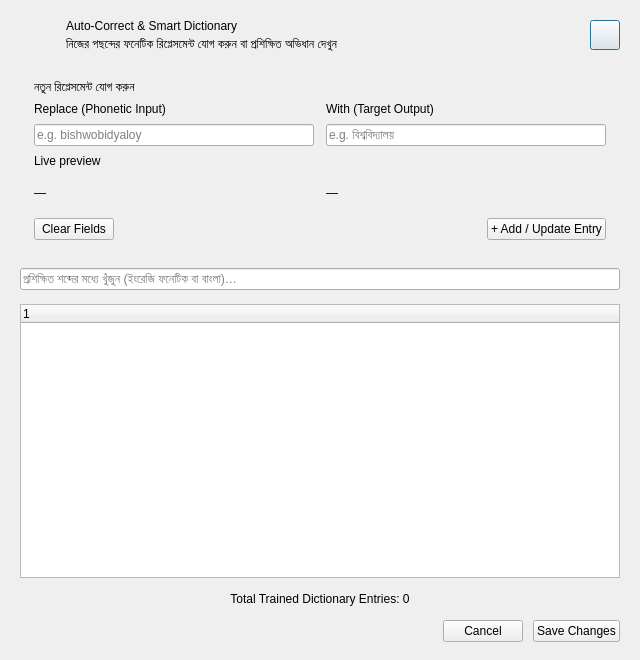
<?xml version="1.0" encoding="UTF-8"?>
<ui version="4.0">
 <class>AutoCorrectDialog</class>
 <widget class="QDialog" name="AutoCorrectDialog">
  <property name="geometry">
   <rect>
    <x>0</x>
    <y>0</y>
    <width>640</width>
    <height>660</height>
   </rect>
  </property>
  <property name="minimumSize">
   <size>
    <width>560</width>
    <height>560</height>
   </size>
  </property>
  <property name="windowTitle">
   <string>MatraKi - Auto-Correct Dictionary</string>
  </property>
  <layout class="QVBoxLayout" name="outerLayout">
   <property name="spacing">
    <number>0</number>
   </property>
   <property name="leftMargin">
    <number>0</number>
   </property>
   <property name="topMargin">
    <number>0</number>
   </property>
   <property name="rightMargin">
    <number>0</number>
   </property>
   <property name="bottomMargin">
    <number>0</number>
   </property>
   <item>
    <widget class="QFrame" name="root">
     <layout class="QVBoxLayout" name="rootLayout">
      <property name="spacing">
       <number>14</number>
      </property>
      <property name="leftMargin">
       <number>20</number>
      </property>
      <property name="topMargin">
       <number>18</number>
      </property>
      <property name="rightMargin">
       <number>20</number>
      </property>
      <property name="bottomMargin">
       <number>18</number>
      </property>
      <item>
       <layout class="QHBoxLayout" name="headerLayout">
        <property name="spacing">
         <number>12</number>
        </property>
        <item>
         <widget class="QLabel" name="logoSlot">
          <property name="minimumSize">
           <size>
            <width>34</width>
            <height>34</height>
           </size>
          </property>
          <property name="maximumSize">
           <size>
            <width>34</width>
            <height>34</height>
           </size>
          </property>
          <property name="text">
           <string/>
          </property>
         </widget>
        </item>
        <item>
         <layout class="QVBoxLayout" name="headerTextLayout">
          <property name="spacing">
           <number>2</number>
          </property>
          <item>
           <widget class="QLabel" name="lblHeaderTitle">
            <property name="text">
             <string>Auto-Correct &amp; Smart Dictionary</string>
            </property>
           </widget>
          </item>
          <item>
           <widget class="QLabel" name="lblHeaderSub">
            <property name="text">
             <string>নিজের পছন্দের ফনেটিক রিপ্লেসমেন্ট যোগ করুন বা প্রশিক্ষিত অভিধান দেখুন</string>
            </property>
           </widget>
          </item>
         </layout>
        </item>
        <item>
         <spacer name="headerSpacer">
          <property name="orientation">
           <enum>Qt::Horizontal</enum>
          </property>
          <property name="sizeHint" stdset="0">
           <size>
            <width>40</width>
            <height>20</height>
           </size>
          </property>
         </spacer>
        </item>
        <item>
         <widget class="QPushButton" name="btnCloseIcon">
          <property name="cursor">
           <cursorShape>PointingHandCursor</cursorShape>
          </property>
          <property name="minimumSize">
           <size>
            <width>30</width>
            <height>30</height>
           </size>
          </property>
          <property name="maximumSize">
           <size>
            <width>30</width>
            <height>30</height>
           </size>
          </property>
          <property name="text">
           <string/>
          </property>
         </widget>
        </item>
       </layout>
      </item>
      <item>
       <widget class="QFrame" name="entryCard">
        <property name="frameShape">
         <enum>QFrame::NoFrame</enum>
        </property>
        <layout class="QVBoxLayout" name="entryCardLayout">
         <property name="spacing">
          <number>8</number>
         </property>
         <property name="leftMargin">
          <number>14</number>
         </property>
         <property name="topMargin">
          <number>14</number>
         </property>
         <property name="rightMargin">
          <number>14</number>
         </property>
         <property name="bottomMargin">
          <number>14</number>
         </property>
         <item>
          <widget class="QLabel" name="lblEntryTitle">
           <property name="text">
            <string>নতুন রিপ্লেসমেন্ট যোগ করুন</string>
           </property>
          </widget>
         </item>
         <item>
          <layout class="QHBoxLayout" name="horizontalLayout_3">
           <property name="spacing">
            <number>12</number>
           </property>
           <item>
            <widget class="QLabel" name="label">
             <property name="text">
              <string>Replace (Phonetic Input)</string>
             </property>
            </widget>
           </item>
           <item>
            <widget class="QLabel" name="label_2">
             <property name="text">
              <string>With (Target Output)</string>
             </property>
            </widget>
           </item>
          </layout>
         </item>
         <item>
          <layout class="QHBoxLayout" name="horizontalLayout_4">
           <property name="spacing">
            <number>12</number>
           </property>
           <item>
            <widget class="QLineEdit" name="txtReplace">
             <property name="placeholderText">
              <string>e.g. bishwobidyaloy</string>
             </property>
            </widget>
           </item>
           <item>
            <widget class="QLineEdit" name="txtWith">
             <property name="placeholderText">
              <string>e.g. বিশ্ববিদ্যালয়</string>
             </property>
            </widget>
           </item>
          </layout>
         </item>
         <item>
          <widget class="QLabel" name="fieldLabel">
           <property name="text">
            <string>Live preview</string>
           </property>
          </widget>
         </item>
         <item>
          <layout class="QHBoxLayout" name="previewLayout">
           <property name="spacing">
            <number>12</number>
           </property>
           <item>
            <widget class="QLabel" name="lblPreviewR">
             <property name="minimumSize">
              <size>
               <width>0</width>
               <height>34</height>
              </size>
             </property>
             <property name="text">
              <string>—</string>
             </property>
            </widget>
           </item>
           <item>
            <widget class="QLabel" name="lblPreviewW">
             <property name="minimumSize">
              <size>
               <width>0</width>
               <height>34</height>
              </size>
             </property>
             <property name="text">
              <string>—</string>
             </property>
            </widget>
           </item>
          </layout>
         </item>
         <item>
          <layout class="QHBoxLayout" name="horizontalLayout_2">
           <property name="spacing">
            <number>8</number>
           </property>
           <item>
            <widget class="QPushButton" name="btnClear">
             <property name="cursor">
              <cursorShape>PointingHandCursor</cursorShape>
             </property>
             <property name="text">
              <string>Clear Fields</string>
             </property>
            </widget>
           </item>
           <item>
            <spacer name="horizontalSpacer">
             <property name="orientation">
              <enum>Qt::Horizontal</enum>
             </property>
             <property name="sizeHint" stdset="0">
              <size>
               <width>35</width>
               <height>20</height>
              </size>
             </property>
            </spacer>
           </item>
           <item>
            <widget class="QPushButton" name="btnUpdate">
             <property name="cursor">
              <cursorShape>PointingHandCursor</cursorShape>
             </property>
             <property name="text">
              <string>+ Add / Update Entry</string>
             </property>
            </widget>
           </item>
          </layout>
         </item>
        </layout>
       </widget>
      </item>
      <item>
       <widget class="QLineEdit" name="txtSearch">
        <property name="placeholderText">
         <string>প্রশিক্ষিত শব্দের মধ্যে খুঁজুন (ইংরেজি ফনেটিক বা বাংলা)…</string>
        </property>
        <property name="clearButtonEnabled">
         <bool>true</bool>
        </property>
       </widget>
      </item>
      <item>
       <widget class="QTreeWidget" name="autoCorrect">
        <property name="alternatingRowColors">
         <bool>true</bool>
        </property>
        <column>
         <property name="text">
          <string notr="true">1</string>
         </property>
        </column>
       </widget>
      </item>
      <item>
       <widget class="QLabel" name="lblEntries">
        <property name="text">
         <string>Total Trained Dictionary Entries: 0</string>
        </property>
        <property name="alignment">
         <set>Qt::AlignCenter</set>
        </property>
       </widget>
      </item>
      <item>
       <layout class="QHBoxLayout" name="footerLayout">
        <property name="spacing">
         <number>10</number>
        </property>
        <item>
         <spacer name="footerSpacer">
          <property name="orientation">
           <enum>Qt::Horizontal</enum>
          </property>
          <property name="sizeHint" stdset="0">
           <size>
            <width>40</width>
            <height>20</height>
           </size>
          </property>
         </spacer>
        </item>
        <item>
         <widget class="QPushButton" name="btnCancel">
          <property name="cursor">
           <cursorShape>PointingHandCursor</cursorShape>
          </property>
          <property name="text">
           <string>Cancel</string>
          </property>
         </widget>
        </item>
        <item>
         <widget class="QPushButton" name="btnSave">
          <property name="cursor">
           <cursorShape>PointingHandCursor</cursorShape>
          </property>
          <property name="text">
           <string>Save Changes</string>
          </property>
         </widget>
        </item>
       </layout>
      </item>
     </layout>
    </widget>
   </item>
  </layout>
 </widget>
 <resources>
  <include location="images.qrc"/>
 </resources>
 <connections/>
</ui>
